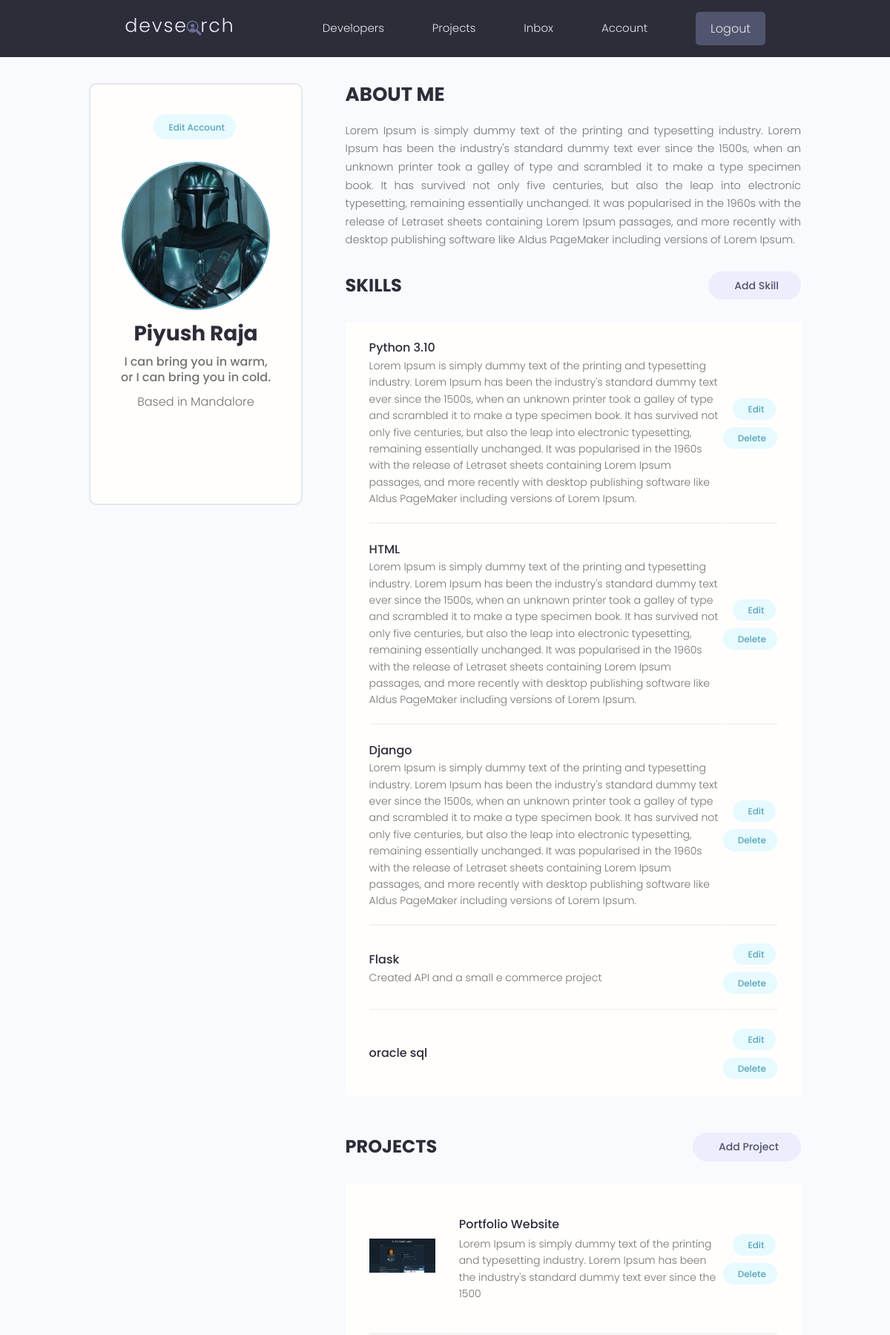
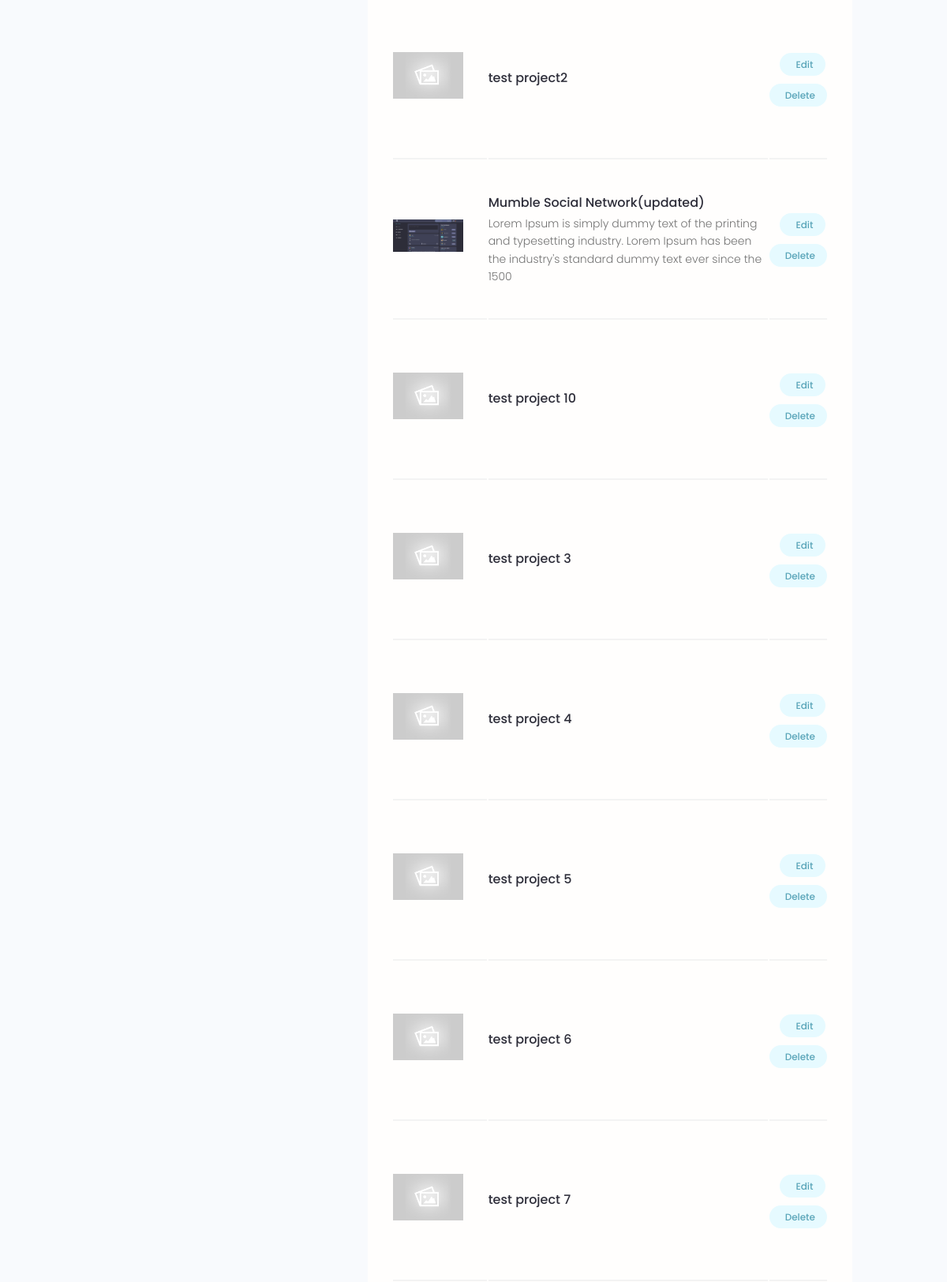
/account/ (signed in, upper part), run on the app's committed database (2 pictures, top to bottom).
### users/models.py (models this page shows, shortened)
class Profile(models.Model) :
    user = models.OneToOneField(User, on_delete=models.CASCADE,null=True,blank=True)
    name=models.CharField(max_length=200,blank=True,null=True)
    email=models.EmailField(max_length=500, blank=True,null=True)
    username=models.CharField(max_length=200,blank=True,null=True)
    location=models.CharField(max_length=200,blank=True,null=True)
    short_intro=models.CharField(max_length=200,blank=True,null=True)
    bio = models.TextField(blank=True,null=True )
    profile_image=models.ImageField(null=True,blank=True,upload_to='profiles/',default="profiles/user-default.png")
    social_github=models.CharField(max_length=200,blank=True,null=True)
    social_twitter=models.CharField(max_length=200,blank=True,null=True)
    social_linkedin=models.CharField(max_length=200,blank=True,null=True)
    social_youtube=models.CharField(max_length=200,blank=True,null=True)
    social_website=models.CharField(max_length=200,blank=True,null=True)
    created=models.DateTimeField(auto_now_add=True)
    id=models.UUIDField(default=uuid.uuid4,unique=True,primary_key=True,editable=False)

class Skill(models.Model) :
    owner = models.ForeignKey(Profile,on_delete=models.CASCADE, null= True,blank=True)
    name=models.CharField(max_length=300,null=True,blank=True)
    description=models.TextField(null=True,blank=True)
    created=models.DateTimeField(auto_now_add=True)
    id=models.UUIDField(default=uuid.uuid4,unique=True,primary_key=True,editable=False)

### projects/models.py (models this page shows, shortened)
class Project(models.Model) :
    owner=models.ForeignKey(Profile, null=True,blank=True, on_delete=models.SET_NULL)
    title= models.CharField(max_length=200)
    description=models.TextField(null=True, blank=True)
    featured_image=models.ImageField(null=True, blank=True,default="default.jpg")
    demo_link = models.CharField(max_length=2000, null=True,blank=True)
    source_link = models.CharField(max_length=2000,null=True,blank=True)
    tags=models.ManyToManyField('Tag', blank=True)
    vote_total=models.IntegerField(default=0,null=True,blank=True)
    vote_ratio=models.IntegerField(default=0,null=True,blank=True)
    created=models.DateTimeField(auto_now_add=True)
    id=models.UUIDField(default=uuid.uuid4,unique=True, primary_key=True,editable=False)
    class Meta :
        ordering = ['-vote_ratio','-vote_total','title'] # will give oldest first

### users/views.py (the view)
# urls.py: path('account/', views.userAccount,name="account"),
@login_required(login_url='login')
def userAccount(request) :
    profile=request.user.profile
    skills = profile.skill_set.all()
    projects = profile.project_set.all()
    context={'profile':profile,'skills':skills,'projects':projects}
    return render(request,'users/account.html', context)

### users/templates/users/account.html (shortened to what this page needs)
{% extends  'main.html' %}
{% block content %}
  <main class="settingsPage profile my-md">
    <div class="container">
      <div class="layout">
        <div class="column column--1of3">
          <div class="card text-center">
            <div class="card__body dev">
              <a class="tag tag--pill tag--main settings__btn" href="{% url 'edit-account' %}"> Edit Account</a>
              <img class="avatar avatar--xl dev__avatar" src="{{profile.profile_image.url}}" />
              <h2 class="dev__name">{{profile.name}}</h2>
              <p class="dev__title">{{profile.short_intro}}</p>
              <p class="dev__location">Based in {{profile.location}}</p>
              <ul class="dev__social">
              </ul>
            </div>
          </div>
        </div>
        <div class="column column--2of3">
          <div class="devInfo">
            <h3 class="devInfo__title">About Me</h3>
            <p class="devInfo__about">{{profile.bio}}</p>
          </div>
          <div class="settings">
            <h3 class="settings__title">Skills</h3>
            <a class="tag tag--pill tag--sub settings__btn tag--lg" href="{% url 'create-skill' %}"> Add Skill</a>
          </div>
          <table class="settings__table">
            {% for skill in skills %}
            <tr>
              <td class="settings__tableInfo">
                <h4>{{skill.name}}</h4>
                <p>
                  {{skill.description}}
                </p>
              </td>
              <td class="settings__tableActions">
                <a class="tag tag--pill tag--main settings__btn" href="{% url 'update-skill' skill.id %}"> Edit</a>
                <a class="tag tag--pill tag--main settings__btn" href="{% url 'delete-skill' skill.id %}?next=/account/">
                  Delete</a>
              </td>
            </tr>
            {% endfor %}
          </table>
          <div class="settings">
            <h3 class="settings__title">Projects</h3>
            <a class="tag tag--pill tag--sub settings__btn tag--lg" href="{% url 'create-project' %}"> Add Project</a>
          </div>
          <table class="settings__table">
            {% for project in projects %}
            <tr>
              <td class="settings__thumbnail">
                <a href="{% url 'project' project.id %}"><img  src="{{project.featured_image.url}}" alt="Project Thumbnail" /></a>
              </td>
              <td class="settings__tableInfo">
                <a href="{% url 'project' project.id %}">{{project.title}}</a>
                <p>{{project.description|slice:"150"}}
                </p>
              </td>
              <td class="settings__tableActions">
                <a class="tag tag--pill tag--main settings__btn" href="{% url 'update-project' project.id %}"> Edit</a>
                <a class="tag tag--pill tag--main settings__btn" href="{% url 'delete-project' project.id %}?next=/account/">
                  Delete</a>
              </td>
            </tr>
            {% endfor %}
          </table>
        </div>
      </div>
    </div>
  </main>
  {% endblock %}

### static/styles/app.css (style rules this page uses)
:root { --color-sub: #2d2d39; }
.card { border: 2px solid var(--color-light); }
img { width: 100%; }
.profile .card > .dev { padding: 4rem; }
.dev__avatar { display: block; margin: auto; }
.dev__name { color: var(--color-sub); font-size: 2.8rem; font-weight: 700; margin-top: 1rem; margin-bottom: 0.5rem; }
.dev__title { font-size: 1.6rem; font-weight: 500; line-height: 1.3; }
.dev__location { margin-top: 1rem; }
.dev__social { margin: 3rem 0; list-style: none; display: flex; justify-content: center; gap: 1.5rem; }
.devInfo { margin-bottom: 3rem; }
.devInfo__title, .devInfo__subtitle { font-size: 2.6rem; color: var(--color-sub); text-transform: uppercase; font-weight: 700; margin-bottom: 1.5rem; }
.devInfo__about, .devSkill__info { font-size: 1.45rem; line-height: 1.7; text-align: justify; }
.settingsPage .dev > .settings__btn { display: inline-block; margin-bottom: 3rem; }
.settings { display: flex; justify-content: space-between; align-items: center; }
.settings__title { font-size: 2.4rem; text-transform: uppercase; font-weight: 700; color: var(--color-sub); }
.settings__table { margin-top: 3rem; margin-bottom: 5rem; padding: 0 3rem; background: var(--color-white); }
.settings__table tr { width: 100%; }
.settings__table tr > td { padding: 2rem 0; }
.settings__table tr:not(:last-child) td { border-bottom: 2px solid var(--color-white-light); }
.settings__thumbnail { width: 23%; min-width: 10rem; }
.settings__thumbnail img { padding-right: 3rem; height: 15rem; object-fit: contain; }
.settings__tableInfo { width: 100%; }
.settings__tableInfo h4, .settings__tableInfo a { padding-right: 1rem; width: auto; font-size: 1.6rem; font-weight: 500; color: var(--color-sub); }
.settings__tableInfo p { font-size: 1.4rem; }
.settings__tableActions { text-align: right; }

### static/uikit/styles/modules/_variables.css (style rules this page uses)
:root { --color-main: #5aa5b9; --color-main-light: #e6faff; --color-sub: #3f4156; --color-sub-light: #51546e; --color-sub-lighter: #ededfd; --color-text: #737373; --color-gray: #8b8b8b; --color-light: #e5e7eb; --color-light-gray: #767676; --color-bg: #f8fafd; --color-white: #fffefd; --color-white-light: #f3f3f3; --color-success: #359e64; --color-success-bg: #def8e8; --color-error: #fc4b0b; --color-error-bg: #fff2ee; --font-base: 'Poppins', arial, helvetica, 'Segoe UI', roboto, ubuntu, sans-serif; --font-monospace: 'Fira Code', 'Courier New', courier, monospace; --font-regular: 300; --font-medium: 500; --font-bold: 700; --generic-shadow: 1px 1px 5px #00000010; --generic-transition: all 0.3s ease-in-out; }

### static/uikit/styles/modules/_base.css (style rules this page uses)
* { margin: 0; padding: 0; box-sizing: border-box; text-rendering: optimizeLegibility; color: inherit; font-size: inherit; }
html { font-size: 50%; }
@media only screen and (min-width: 480px) { html { font-size: 56.25%; } }
@media only screen and (min-width: 1200px) { html { font-size: 62.5%; } }
body { line-height: 1.6; font-weight: 400; font-size: 1.5rem; color: var(--color-text); background-color: var(--color-bg); min-height: 100vh; }

### static/uikit/styles/modules/_typography.css (style rules this page uses)
* { font-family: var(--font-base); }
h2 { font-size: 3.6rem; font-weight: var(--font-bold); }
h3 { font-size: 3.2rem; font-weight: var(--font-medium); }
h4 { font-size: 2.8rem; font-weight: var(--font-medium); }
p, span, strong { font-size: 1.6rem; color: var(--color-text); font-weight: var(--font-regular); }
a { padding-bottom: 2px; text-decoration: none; display: inline-block; color: var(--color-main); font-weight: var(--font-medium); }

### static/uikit/styles/modules/_utilities.css (style rules this page uses)
.container { width: 92%; max-width: 165rem; margin: 0 auto; box-sizing: border-box; }
@media screen and (min-width: 1000px) { .container { width: 90%; } }
@media screen and (min-width: 1200px) { .container { width: 80%; } }
.text-center { text-align: center; }
.my-md { margin: 3rem auto; }

### static/uikit/styles/modules/_avatar.css (style rules this page uses)
.avatar { border-radius: 50%; border: 2px solid var(--color-main); object-fit: cover; }
.avatar--xl { height: 20rem; width: 20rem; }

### static/uikit/styles/modules/_card.css (style rules this page uses)
.card { border-radius: 1rem; background-color: var(--color-white); border: 1.5px solid var(--color-light); width: auto; height: auto; margin-top: 0.5rem; margin-bottom: 0.5rem; overflow: hidden; }
.card__body, .card__header { padding: 2rem 2.5rem; }

### static/uikit/styles/modules/_layout.css (style rules this page uses)
.layout { display: flex; flex-flow: row wrap; justify-content: space-between; }
.layout > .column { margin-bottom: 3rem; }
.layout > .column.column--1of3 { flex-basis: 30%; }
.layout > .column.column--2of3 { flex-basis: 64%; }

### data on the page
Profile: profile_image (picture), name "Piyush Raja", short_intro "I can bring you in warm, or I can bring you in cold.", location "Mandalore", bio "Lorem Ipsum is simply dummy text of the printing and typesetting industry. Lorem Ipsum has been the industry's standard dummy text ever since the 1500s, when an unknown printer took a galley of type and scrambled it to make a type specimen book. It has survived not only five centuries, but also the leap into electronic typesetting, remaining essentially unchanged. It was popularised in the 1960s with the release of Letraset sheets containing Lorem Ipsum passages, and more recently with desktop publishing software like Aldus PageMaker including versions of Lorem Ipsum."
Skill: name "Python 3.10", description "Lorem Ipsum is simply dummy text of the printing and typesetting industry. Lorem Ipsum has been the industry's standard dummy text ever since the 1500s, when an unknown printer took a galley of type and scrambled it to make a type specimen book. It has survived not only five centuries, but also the leap into electronic typesetting, remaining essentially unchanged. It was popularised in the 1960s with the release of Letraset sheets containing Lorem Ipsum passages, and more recently with desktop publishing software like Aldus PageMaker including versions of Lorem Ipsum."
Skill: name "HTML", description "Lorem Ipsum is simply dummy text of the printing and typesetting industry. Lorem Ipsum has been the industry's standard dummy text ever since the 1500s, when an unknown printer took a galley of type and scrambled it to make a type specimen book. It has survived not only five centuries, but also the leap into electronic typesetting, remaining essentially unchanged. It was popularised in the 1960s with the release of Letraset sheets containing Lorem Ipsum passages, and more recently with desktop publishing software like Aldus PageMaker including versions of Lorem Ipsum."
Skill: name "Django", description "Lorem Ipsum is simply dummy text of the printing and typesetting industry. Lorem Ipsum has been the industry's standard dummy text ever since the 1500s, when an unknown printer took a galley of type and scrambled it to make a type specimen book. It has survived not only five centuries, but also the leap into electronic typesetting, remaining essentially unchanged. It was popularised in the 1960s with the release of Letraset sheets containing Lorem Ipsum passages, and more recently with desktop publishing software like Aldus PageMaker including versions of Lorem Ipsum."
Skill: name "Flask", description "Created API and a small e commerce project"
Skill: name "oracle sql"
Project: featured_image (picture), title "Portfolio Website", description "Lorem Ipsum is simply dummy text of the printing and typesetting industry. Lorem Ipsum has been the industry's standard dummy text ever since the 1500"
Project: featured_image (placeholder picture), title "test project2"
Project: featured_image (picture), title "Mumble Social Network(updated)", description "Lorem Ipsum is simply dummy text of the printing and typesetting industry. Lorem Ipsum has been the industry's standard dummy text ever since the 1500"
Project: featured_image (placeholder picture), title "test project 10"
Project: featured_image (placeholder picture), title "test project 3"
Project: featured_image (placeholder picture), title "test project 4"
Project: featured_image (placeholder picture), title "test project 5"
Project: featured_image (placeholder picture), title "test project 6"
Project: featured_image (placeholder picture), title "test project 7"
